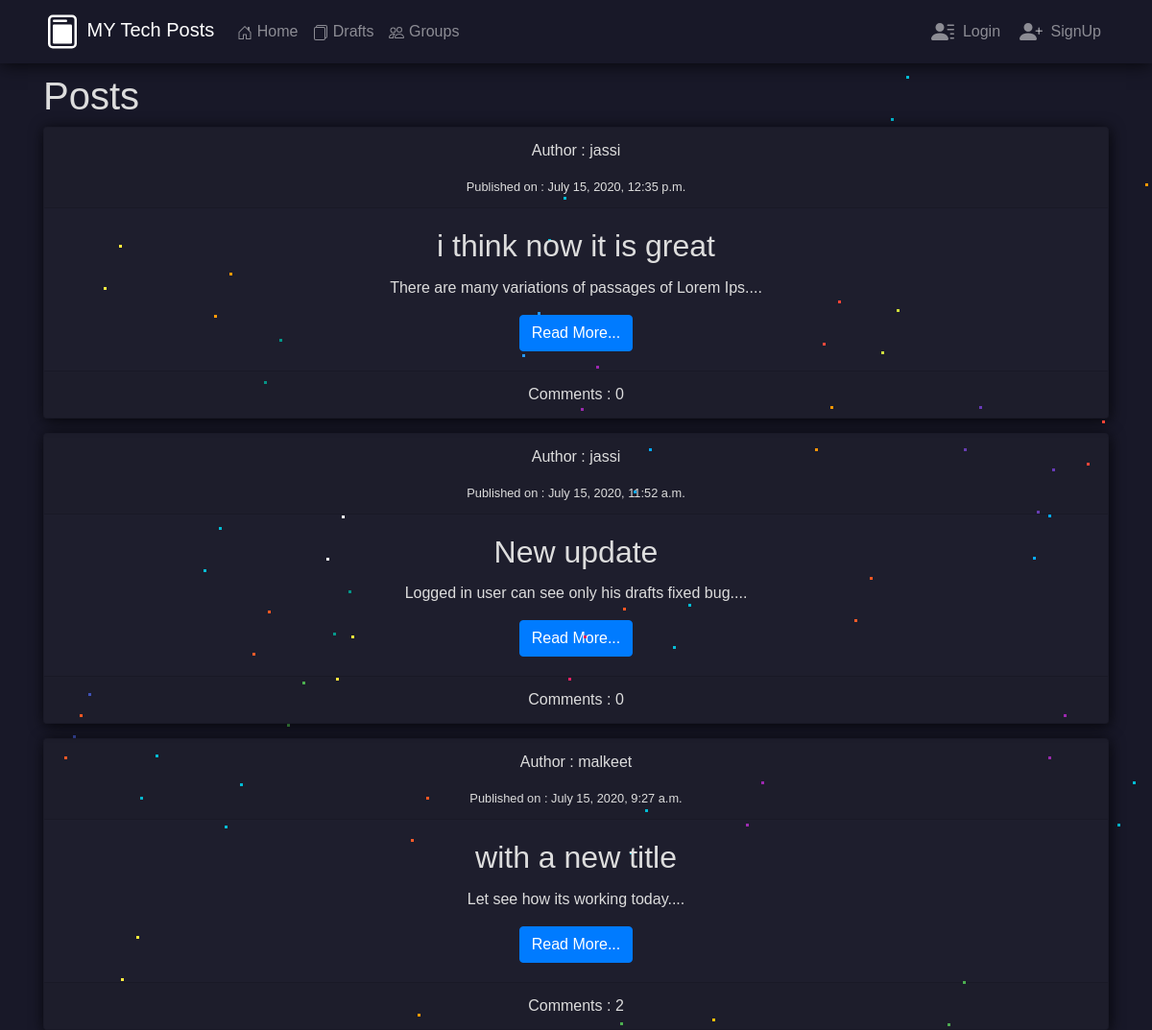
Before: /blog/post_list/ (upper part) with the older database file.
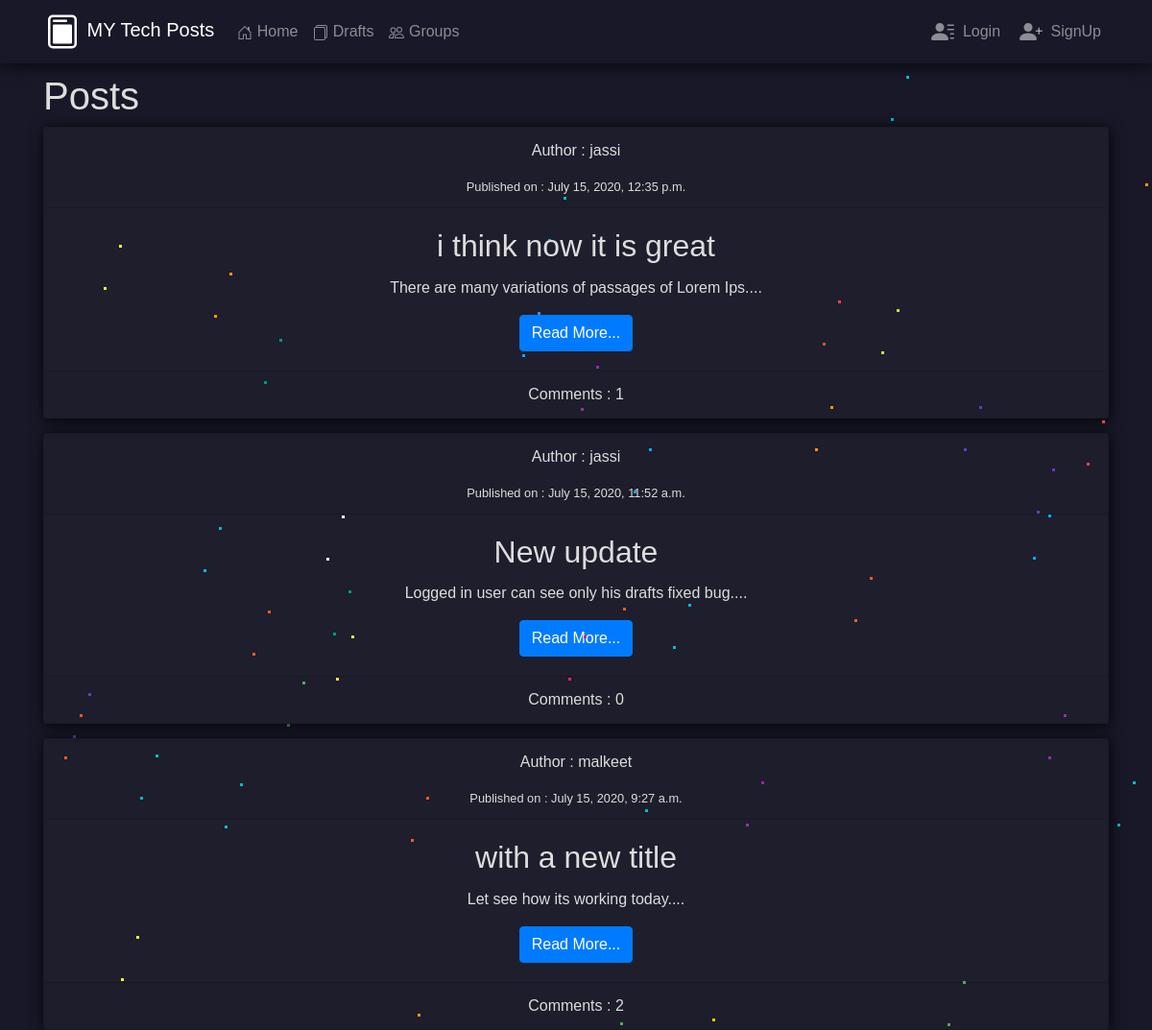
After: the same page with the newer database file.
### blog/models.py (models this page shows, shortened)
class Post(models.Model):
    author = models.ForeignKey('auth.user',on_delete=models.CASCADE)
    title = models.CharField(max_length=256)
    text = models.TextField()
    date_created = models.DateTimeField(auto_now_add=True)
    date_posted = models.DateTimeField(blank=True,null=True)
    group = models.ForeignKey("blog.Mygroup", related_name=("posts"), on_delete=models.CASCADE,null=True,blank=True)
    def approved_comments(self):
        return self.comments.filter(approved_comment=True)

### blog/views.py (the view)
# urls.py: path('post_list/',views.PostListView.as_view(),name = 'postlist'),
class PostListView(ListView):
    model = Post
    def get_queryset(self):
        return Post.objects.filter(date_posted__lte = timezone.now()).order_by('-date_posted')

### blog/templates/blog/post_list.html (shortened to what this page needs)
{% extends 'blog/base.html' %}
{% block body_block %}
<h1>Posts</h1>
{% for post in post_list %}
    <div>
        <div class="post card mycard text-center">
        <div class="card-header">
        <p>Author : {{post.author}}</p>
        <small>Published on : {{post.date_posted}}</small></footer>
        </div>
        <div class="card-body">
            <h2 class="card-title">{{post.title}}</h2>
            <p class="card-text">{{post.text|slice:":50"}}....</p>
            <a href="{% url 'blog:postdetail' pk=post.pk %}" class="btn btn-primary">Read More...</a>
        </div>
        <div class="card-footer">Comments : {{post.approved_comments.count}}</div>
    </div>
{% endfor %}
{% endblock body_block %}

Changed rows visible on the page:
changed Post "i think now it is great": approved_comments.count "0" → "1"
